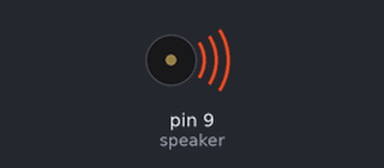
The sketch below on a simulated Arduino Uno, built with avr-gcc and run on an emulated ATmega328P. Parts: buzzer (waves = sounding).

Above: at 0.5 s.
Timing chart, 0 to 10.4 s (numbered marks = the images above):
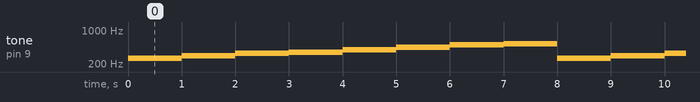

Measured:
- by itself, tone on pin 9 (speaker): repeats every 8.0 s: 294 Hz 1.0 s, 330 Hz 1.0 s, 349 Hz 1.0 s, 392 Hz 1.0 s, 440 Hz 1.0 s, 494 Hz 1.0 s, 523 Hz 1.0 s, 262 Hz 1.0 s

The sketch:

music_experiment.ino
```cpp
// Example 04: Fade an LED in and out like on
// a sleeping Apple computer
const int speaker = 9; // the pin for the speaker
#define C4 262
#define D4 294
#define E4 330
#define F4 349
#define G4 392
#define A5 440
#define B5 494
#define C5 523
int note = 0;

void setup() {
}
void loop(){
  for(note=0; note < 8; note++) {
    switch(note)
    { case 0:
    tone(speaker, C4, 1000);
    break;

    case 1:
    tone(speaker, D4, 1000);
    break;

    case 2:
    tone(speaker, E4, 1000);
    break;

    case 3:
    tone(speaker, F4, 1000);
    break;

    case 4:
    tone(speaker, G4, 1000);
    break;

    case 5:
    tone(speaker, A5, 1000);
    break;

    case 6:
    tone(speaker, B5, 1000);
    break;

    case 7:
    tone(speaker, C5, 1000);
    break;
    }
delay(1000);
  }
}
```
